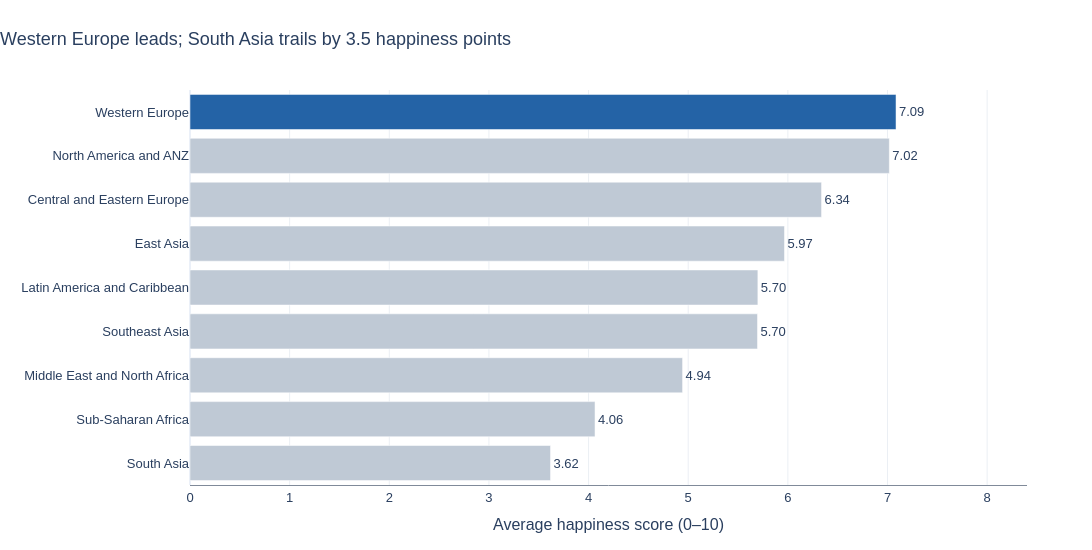

The notebook cell this image was saved under:
### Markdown cell above
---
## Task 1 — Regional Comparison Bar Chart

**What to build:** A horizontal bar chart showing the **average happiness score by region**, sorted from highest to lowest.

**Requirements:**
- Horizontal orientation (category names are long)
- Sorted by score, descending (so the happiest region is at the top)
- Zero baseline on x-axis
- At least one design choice that goes beyond the Plotly default (colour, annotation, labels, etc.)
- An insight title that answers: *which region stands out and why does it matter?*

**Hint:** Use `df.groupby('Region')['Happiness_Score'].mean()` to compute the averages.

### Code cell
# Task 1: Regional comparison — calculate the mean score for each region.
region_avg = (df.groupby('Region', as_index=False)['Happiness_Score']
              .mean()
              .sort_values('Happiness_Score'))  # Last category appears on top.

top_region = region_avg.iloc[-1]
bottom_region = region_avg.iloc[0]
region_gap = top_region['Happiness_Score'] - bottom_region['Happiness_Score']

# Highlight the highest-scoring region and show values on all bars.
region_avg['Emphasis'] = np.where(region_avg['Region'] == top_region['Region'],
                                  'Highest region', 'Other regions')
region_avg['Score_Label'] = region_avg['Happiness_Score'].map(lambda v: f'{v:.2f}')

fig1 = px.bar(
    region_avg, x='Happiness_Score', y='Region', orientation='h',
    color='Emphasis',
    color_discrete_map={'Highest region': '#2463A6', 'Other regions': '#BFC9D5'},
    text='Score_Label',
    title=(f'{top_region["Region"]} leads; {bottom_region["Region"]} '
           f'trails by {region_gap:.1f} happiness points'),
    labels={'Happiness_Score': 'Average happiness score (0–10)', 'Region': ''},
    template='plotly_white', height=550
)
fig1.update_traces(textposition='outside', cliponaxis=False,
                   hovertemplate='%{y}: %{x:.2f}<extra></extra>')
fig1.update_xaxes(range=[0, 8.4], dtick=1, showline=True, linewidth=1,
                  linecolor='#808A99', gridcolor='#EBEFF4', zeroline=True)
fig1.update_yaxes(title=None, showgrid=False)
fig1.update_layout(showlegend=False, font=dict(family='Arial', size=13),
                   title_x=0, margin=dict(l=190, r=65, t=90, b=65),
                   paper_bgcolor='white', plot_bgcolor='white')
fig1.update_layout(width=1100)
fig1.show()

print(f'Region averages: {top_region["Region"]} {top_region["Happiness_Score"]:.2f}; '
      f'{bottom_region["Region"]} {bottom_region["Happiness_Score"]:.2f}.')

### Figure 1 — Plotly figure (JSON) as saved in the notebook; plotly's stock layout.template omitted (floating-point values rounded to 4 significant figures)
{"data": [{"cliponaxis": false, "hovertemplate": "%{y}: %{x:.2f}<extra></extra>", "legendgroup": "Other regions", "marker": {"color": "#BFC9D5", "pattern": {"shape": ""}}, "name": "Other regions", "orientation": "h", "showlegend": true, "text": ["3.62", "4.06", "4.94", "5.70", "5.70", "5.97", "6.34", "7.02"], "textposition": "outside", "type": "bar", "x": [3.618, 4.065, 4.943, 5.695, 5.699, 5.966, 6.338, 7.018], "xaxis": "x", "y": ["South Asia", "Sub-Saharan Africa", "Middle East and North Africa", "Southeast Asia", "Latin America and Caribbean", "East Asia", "Central and Eastern Europe", "North America and ANZ"], "yaxis": "y"}, {"cliponaxis": false, "hovertemplate": "%{y}: %{x:.2f}<extra></extra>", "legendgroup": "Highest region", "marker": {"color": "#2463A6", "pattern": {"shape": ""}}, "name": "Highest region", "orientation": "h", "showlegend": true, "text": ["7.09"], "textposition": "outside", "type": "bar", "x": [7.086], "xaxis": "x", "y": ["Western Europe"], "yaxis": "y"}], "layout": {"barmode": "relative", "font": {"family": "Arial", "size": 13}, "height": 550, "legend": {"title": {"text": "Emphasis"}, "tracegroupgap": 0}, "margin": {"b": 65, "l": 190, "r": 65, "t": 90}, "paper_bgcolor": "white", "plot_bgcolor": "white", "showlegend": false, "title": {"text": "Western Europe leads; South Asia trails by 3.5 happiness points", "x": 0}, "width": 1100, "xaxis": {"anchor": "y", "domain": [0.0, 1.0], "dtick": 1, "gridcolor": "#EBEFF4", "linecolor": "#808A99", "linewidth": 1, "range": [0, 8.4], "showline": true, "title": {"text": "Average happiness score (0–10)"}, "zeroline": true}, "yaxis": {"anchor": "x", "domain": [0.0, 1.0], "showgrid": false, "title": {}}}}
